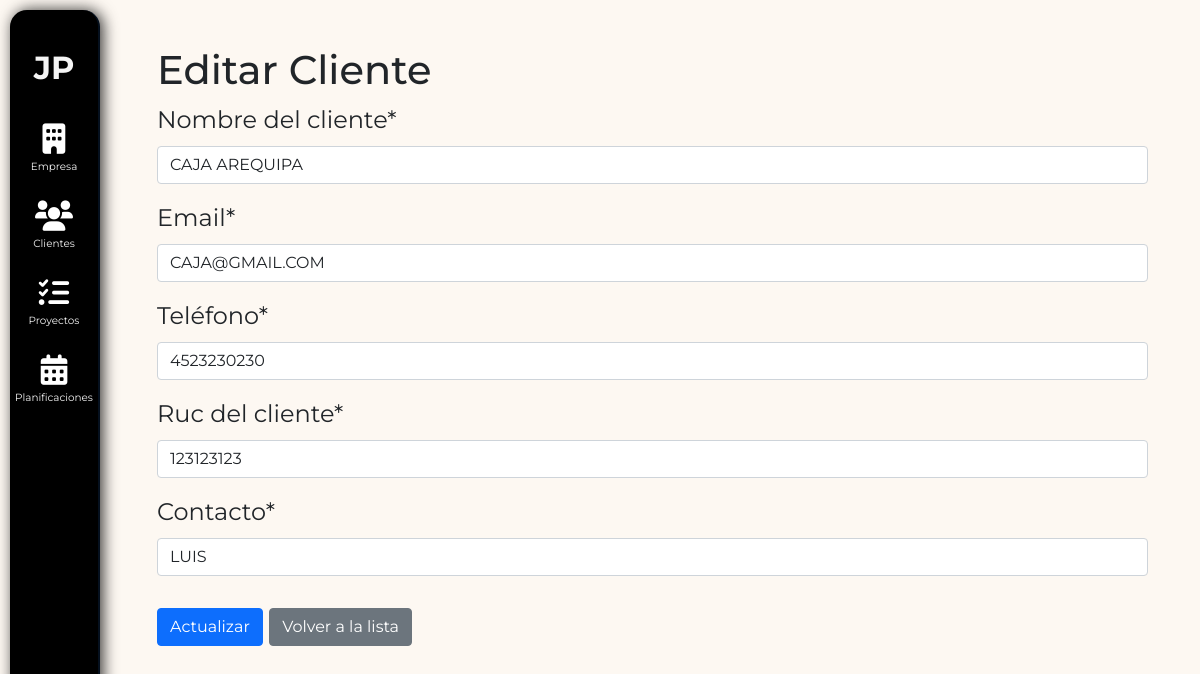
/projects/clients/1/edit/ (signed in), run on the app's committed database.
### projects/models.py (models this page shows, shortened)
class Client(models.Model):
    client_name = models.CharField(max_length=100, verbose_name="Nombre del cliente")
    email = models.EmailField(default='')
    phone = models.CharField(max_length=20,default='', verbose_name="Teléfono")
    client_ruc = models.CharField(max_length=50, verbose_name="Ruc del cliente", default='')
    contact = models.CharField(max_length=50, verbose_name="Contacto", default='')

### projects/views.py (the view)
# urls.py: path('clients/<int:pk>/edit/', ClientUpdateView.as_view(), name='client_edit'),
class ClientUpdateView(UpdateView):
    model = Client
    form_class = ClientForm
    template_name = 'client/client_form.html'
    success_url = reverse_lazy('client_list')

### projects/forms.py
class ClientForm(forms.ModelForm):
    class Meta:
        model = Client
        fields = '__all__'

### projects/templates/client/client_form.html (shortened to what this page needs)
{% extends "base.html" %}
{% load crispy_forms_tags %}
{% block content %}
  <div class="container mt-4">
    <h1>{% if object %}Editar{% else %}Añadir{% endif %} Cliente</h1>
    <form method="post">
      {{ form|crispy }}
      <button type="submit" class="btn btn-primary mt-3">{% if object %}Actualizar{% else %}Crear{% endif %}</button>
      <a href="{% url 'client_list' %}" class="btn btn-secondary mt-3">Volver a la lista</a>
    </form>
  </div>
{% endblock %}

### nexus/templates/base.html (style rules this page uses)
* { font-family: 'Montserrat', sans-serif; margin: 0; padding: 0; box-sizing: border-box; }
html, body { margin: 0; padding: 0; width: 100%; height: 100%; }
body { overflow: hidden; background-color: #fdf8f2; }

### data on the page
Client: client_name "CAJA AREQUIPA", email "CAJA@GMAIL.COM", phone "4523230230", client_ruc "123123123", contact "LUIS"
